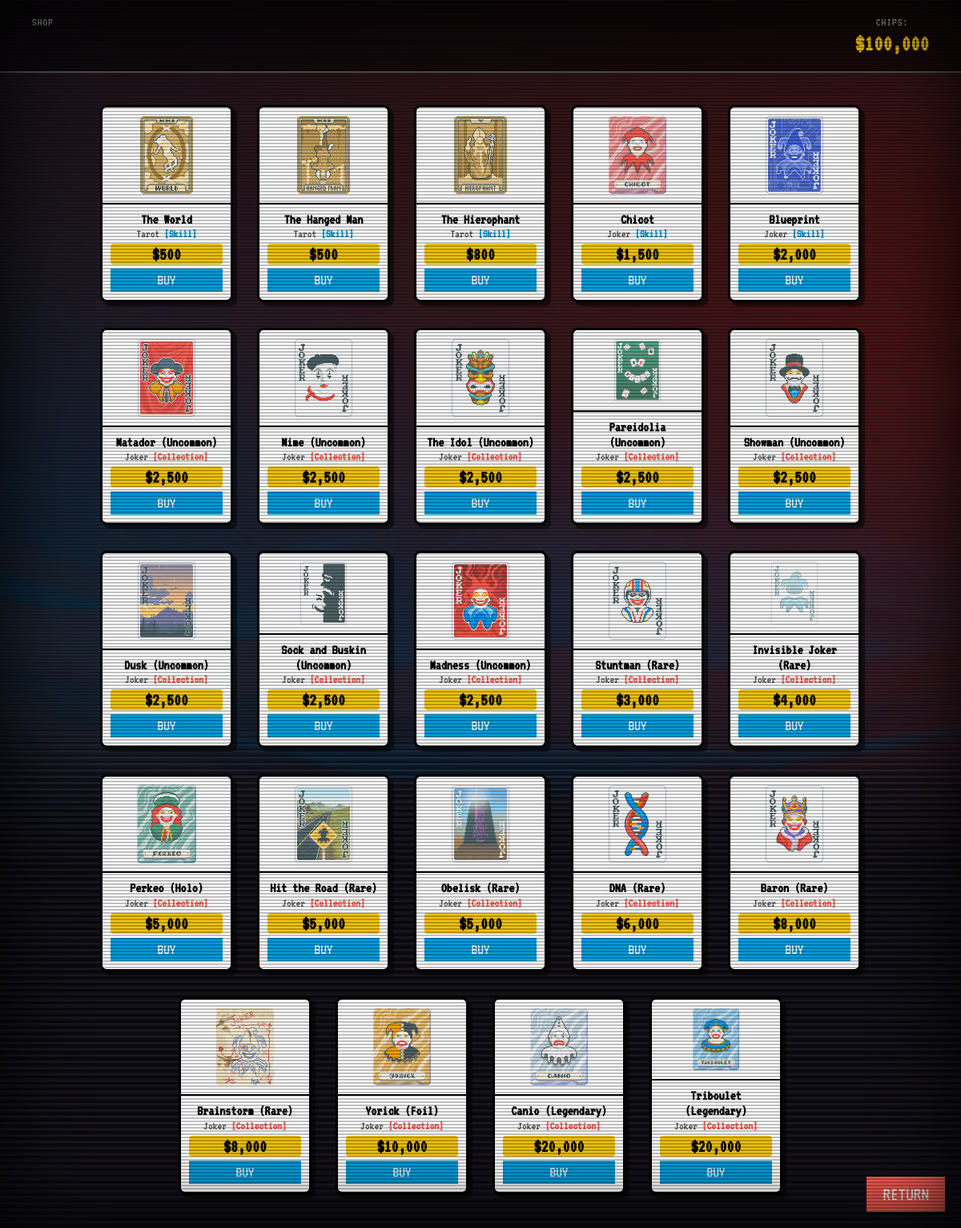
/shop.php (signed in), run on the app's committed database.
### tables this page shows
CREATE TABLE users (
    id INT AUTO_INCREMENT PRIMARY KEY,
    username VARCHAR(50) NOT NULL UNIQUE,
    password VARCHAR(255) NOT NULL,
    chips_balance INT DEFAULT 1000, 
    created_at TIMESTAMP DEFAULT CURRENT_TIMESTAMP
);

CREATE TABLE cards (
    id INT AUTO_INCREMENT PRIMARY KEY,
    name VARCHAR(100) NOT NULL,
    type ENUM('Joker', 'Tarot') NOT NULL,
    category ENUM('Skill', 'Collection') DEFAULT 'Collection', 
    effect_logic TEXT,
    price INT NOT NULL,
    description VARCHAR(255),
    image_url VARCHAR(255)
);

### shop.php (the view, shortened to what this page needs)
<?php
include 'includes/db.php';
$user_id = $_SESSION['user_id'];
$cards_stmt = $pdo->query("SELECT * FROM cards ORDER BY price ASC");
$all_cards = $cards_stmt->fetchAll();
$stmt = $pdo->prepare("SELECT chips_balance FROM users WHERE id = ?");
$stmt->execute([$user_id]);
$current_chips = $stmt->fetchColumn();
$stmt = $pdo->prepare("SELECT DISTINCT card_id FROM user_inventory WHERE user_id = ?");
$stmt->execute([$user_id]);
$owned_ids = $stmt->fetchAll(PDO::FETCH_COLUMN);
include 'includes/header.php';
?>
<link rel="stylesheet" href="assets/css/quiz.css?v=<?php echo time(); ?>">
<?php
$page_label = 'SHOP';
$show_chips = true;
include 'includes/navbar.php';
?>
<div class="content-grid-container">
    <?php foreach ($all_cards as $c): ?>
        <div class="shop-card">
            <div class="card-img-placeholder"
                style="background: none; display: flex; align-items: center; justify-content: center; overflow: hidden; padding: 10px 0;">
                <img src="<?php echo htmlspecialchars($c['image_url']); ?>"
                    alt="<?php echo htmlspecialchars($c['name']); ?>"
                    style="width: 100%; height: 100%; object-fit: contain;">
            </div>
            <div class="card-info">
                <div class="card-name"><?php echo htmlspecialchars($c['name']); ?></div>
                <div class="card-type" style="font-size:0.9rem; color:#444;">
                    <?php echo htmlspecialchars($c['type']); ?>
                    <span
                        style="font-weight:bold; color:<?php echo $c['category'] == 'Skill' ? 'var(--blue)' : 'var(--red)'; ?>">
                        [<?php echo htmlspecialchars($c['category']); ?>]
                    </span>
                </div>
                <div class="card-price" style="font-size:1.4rem;">$<?php echo number_format($c['price']); ?></div>
                <form method="POST">
                    <?php
                    $is_owned = in_array($c['id'], $owned_ids);
                    $is_unique_type = ($c['category'] === 'Collection');
                    if ($is_unique_type && $is_owned): ?>
                        <button type="button" class="btn-buy" disabled style="background:#555; color:#aaa;">
                            OWNED
                        </button>
                    <?php else: ?>
                        <button type="submit" class="btn-buy" <?php echo ($current_chips < $c['price']) ? 'disabled' : ''; ?>>
                            BUY
                        </button>
                    <?php endif; ?>
                </form>
            </div>
        </div>
    <?php endforeach; ?>
</div>
<?php
$show_return_btn = true;
include 'includes/footer.php';
?>

### includes/header.php (shortened to what this page needs)
<!DOCTYPE html>
<html lang="en">
<head>
    <link rel="stylesheet" href="assets/css/style.css">
</head>
<body class="dashboard-body">

### includes/navbar.php
<div class="hud-top">
    <div class="hud-item user-info">
        <span class="label"><?php echo isset($page_label) ? $page_label : 'PAGE'; ?></span>
    </div>
    <?php if (isset($show_chips) && $show_chips && isset($current_chips)): ?>
        <div class="hud-item chips-display">
            <span class="label">CHIPS:</span> <span
                class="value text-gold">$<?php echo number_format($current_chips); ?></span>
        </div>
    <?php elseif (isset($show_count) && $show_count && isset($count_value)): ?>
        <div class="hud-item chips-display">
            <span class="label">COUNT:</span> <span class="value text-gold"><?php echo $count_value; ?></span>
        </div>
    <?php endif; ?>
</div>

### includes/footer.php
<?php if (isset($show_return_btn) && $show_return_btn): ?>
    <a href="home.php" class="back-btn-float">RETURN</a>
<?php endif; ?>
</body>
</html>

### assets/css/style.css (style rules this page uses)
:root { --bg-color: #2C3E50; --red: #FE5F55; --blue: #009DDC; --gold: #F1C40F; --crt-scanline: rgba(18, 16, 16, 0.3); --font-main: 'VT323', monospace; }
body { margin: 0; padding: 0; background-color: var(--bg-color); color: white; font-family: var(--font-main); overflow: hidden; height: 100vh; width: 100vw; font-size: 24px; -webkit-font-smoothing: none; }
* { scrollbar-width: thin; scrollbar-color: var(--blue) #000; }
h1, h2, h3, button, input { font-family: var(--font-main); text-transform: uppercase; }
.menu-card, .shop-card, .play-card, .home-logo, .joker-showcase { animation: float 3s ease-in-out infinite; }
.menu-card:nth-child(odd), .shop-card:nth-child(odd) { animation-delay: 0.5s; }
.dashboard-body { display: flex; flex-direction: column; min-height: 100vh; height: auto; background: url('../bg.avif') no-repeat center center / cover; background-attachment: fixed; overflow-y: auto; }
.hud-top { display: flex; justify-content: space-between; padding: 20px 40px; background: rgba(0,0,0,0.5); border-bottom: 2px solid #555; }
.hud-item { font-size: 1.5rem; color: white; }
.text-gold { color: var(--gold); }
.content-grid-container { padding: 40px; width: 100%; box-sizing: border-box; display: flex; flex-wrap: wrap; justify-content: center; gap: 30px; overflow-y: auto; height: calc(100vh - 80px); }
.shop-card, .collection-card { width: 160px; height: 240px; background: #fff; border-radius: 8px; border: 3px solid #000; display: flex; flex-direction: column; position: relative; box-shadow: 5px 5px 0px rgba(0,0,0,0.5); transition: transform 0.1s; color: #000; }
.card-img-placeholder { width: 100%; height: 120px; background: #ccc; border-bottom: 2px solid #000; display: flex; align-items: center; justify-content: center; font-size: 3rem; }
.card-info { padding: 10px; text-align: center; flex-grow: 1; display: flex; flex-direction: column; justify-content: space-between; }
.card-name { font-weight: bold; font-size: 1.1rem; line-height: 1.1; }
.card-type { font-size: 0.8rem; color: #555; margin-bottom: 5px; }
.card-price { background: var(--gold); color: black; padding: 2px 5px; border-radius: 4px; font-weight: bold; display: inline-block; }
.btn-buy { width: 100%; background: var(--blue); color: white; border: none; padding: 5px; margin-top: 5px; cursor: pointer; font-family: var(--font-main); font-size: 1.2rem; }
.back-btn-float { position: fixed; bottom: 20px; right: 20px; background: var(--red); color: white; padding: 10px 20px; text-decoration: none; }
.back-btn-float { position: fixed; bottom: 20px; right: 20px; background: var(--red); color: white; padding: 10px 20px; text-decoration: none; font-size: 1.5rem; box-shadow: 4px 4px 0 #000; z-index: 500; }

### assets/css/quiz.css (style rules this page uses)
.hud-item { display: flex; flex-direction: column; align-items: center; gap: 5px; }
.hud-item .label { font-size: 0.9rem; color: #aaa; letter-spacing: 1px; }
.hud-item .value { font-size: 1.8rem; font-weight: bold; }

### data on the page
users: chips_balance "100,000"
cards: image_url (picture), name "The World", type "Tarot", category "Skill", price "500", shows "BUY"
cards: image_url (picture), name "The Hanged Man", type "Tarot", category "Skill", price "500", shows "BUY"
cards: image_url (picture), name "The Hierophant", type "Tarot", category "Skill", price "800", shows "BUY"
cards: image_url+name (picture), name "Chicot", type "Joker", category "Skill", price "1,500", shows "BUY"
cards: image_url+name (picture), name "Blueprint", type "Joker", category "Skill", price "2,000", shows "BUY"
cards: image_url (picture), name "Matador (Uncommon)", type "Joker", category "Collection", price "2,500", shows "BUY"
cards: image_url (picture), name "Mime (Uncommon)", type "Joker", category "Collection", price "2,500", shows "BUY"
cards: image_url (picture), name "The Idol (Uncommon)", type "Joker", category "Collection", price "2,500", shows "BUY"
cards: image_url (picture), name "Pareidolia (Uncommon)", type "Joker", category "Collection", price "2,500", shows "BUY"
cards: image_url (picture), name "Showman (Uncommon)", type "Joker", category "Collection", price "2,500", shows "BUY"
cards: image_url (picture), name "Dusk (Uncommon)", type "Joker", category "Collection", price "2,500", shows "BUY"
cards: image_url (picture), name "Sock and Buskin (Uncommon)", type "Joker", category "Collection", price "2,500", shows "BUY"
cards: image_url (picture), name "Madness (Uncommon)", type "Joker", category "Collection", price "2,500", shows "BUY"
cards: image_url (picture), name "Stuntman (Rare)", type "Joker", category "Collection", price "3,000", shows "BUY"
cards: image_url (picture), name "Invisible Joker (Rare)", type "Joker", category "Collection", price "4,000", shows "BUY"
cards: image_url (picture), name "Perkeo (Holo)", type "Joker", category "Collection", price "5,000", shows "BUY"
cards: image_url (picture), name "Hit the Road (Rare)", type "Joker", category "Collection", price "5,000", shows "BUY"
cards: image_url (picture), name "Obelisk (Rare)", type "Joker", category "Collection", price "5,000", shows "BUY"
cards: image_url (picture), name "DNA (Rare)", type "Joker", category "Collection", price "6,000", shows "BUY"
cards: image_url (picture), name "Baron (Rare)", type "Joker", category "Collection", price "8,000", shows "BUY"
cards: image_url (picture), name "Brainstorm (Rare)", type "Joker", category "Collection", price "8,000", shows "BUY"
cards: image_url (picture), name "Yorick (Foil)", type "Joker", category "Collection", price "10,000", shows "BUY"
cards: image_url (picture), name "Canio (Legendary)", type "Joker", category "Collection", price "20,000", shows "BUY"
cards: image_url (picture), name "Triboulet (Legendary)", type "Joker", category "Collection", price "20,000", shows "BUY"

### other printed values
$page_label "SHOP"
